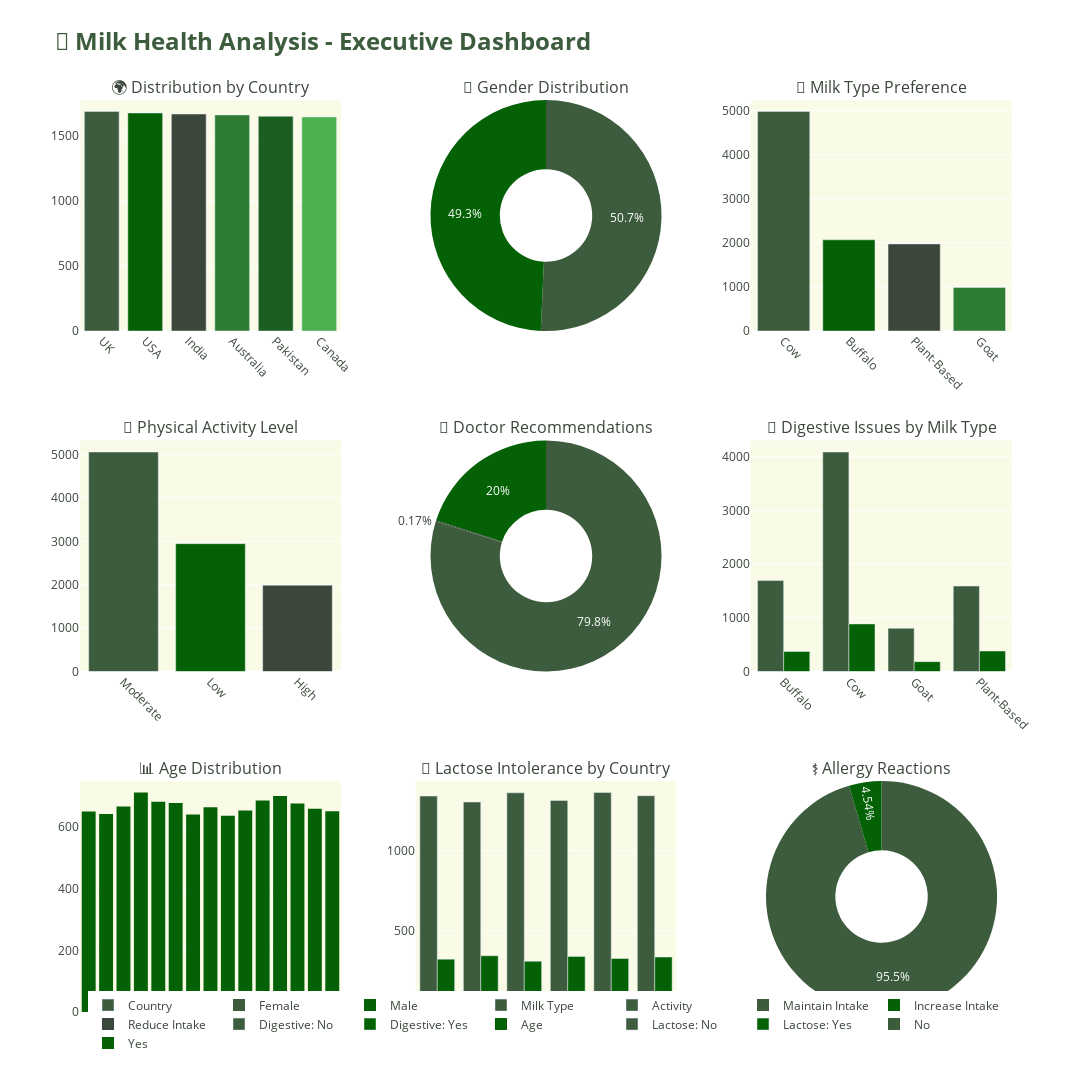

The code cell stored with this chart in its notebook:
### Code cell
# ============================================================================
# 📊 POWER BI STYLE DASHBOARD - INTERACTIVE PLOTLY
# ============================================================================

# Create subplots
fig = make_subplots(
    rows=3, cols=3,
    subplot_titles=(
        '🌍 Distribution by Country',
        '👥 Gender Distribution', 
        '🥛 Milk Type Preference',
        '🏃 Physical Activity Level',
        '💊 Doctor Recommendations',
        '🤢 Digestive Issues by Milk Type',
        '📊 Age Distribution',
        '🔬 Lactose Intolerance by Country',
        '⚕️ Allergy Reactions'
    ),
    specs=[
        [{"type": "bar"}, {"type": "pie"}, {"type": "bar"}],
        [{"type": "bar"}, {"type": "pie"}, {"type": "bar"}],
        [{"type": "histogram"}, {"type": "bar"}, {"type": "pie"}]
    ],
    vertical_spacing=0.12,
    horizontal_spacing=0.08
)

colors_plotly = [PRIMARY, ACCENT, DARK, "#2e7d32", "#1b5e20", "#4caf50"]

# 1. Country Distribution
country_data = df['Country'].value_counts()
fig.add_trace(
    go.Bar(x=country_data.index, y=country_data.values, 
           marker_color=colors_plotly, name='Country'),
    row=1, col=1
)

# 2. Gender Distribution (Pie)
gender_data = df['Gender'].value_counts()
fig.add_trace(
    go.Pie(labels=gender_data.index, values=gender_data.values,
           marker_colors=[PRIMARY, ACCENT], hole=0.4, name='Gender'),
    row=1, col=2
)

# 3. Milk Type
milk_data = df['Milk_Type'].value_counts()
fig.add_trace(
    go.Bar(x=milk_data.index, y=milk_data.values,
           marker_color=colors_plotly[:len(milk_data)], name='Milk Type'),
    row=1, col=3
)

# 4. Physical Activity
activity_data = df['Physical_Activity_Level'].value_counts()
fig.add_trace(
    go.Bar(x=activity_data.index, y=activity_data.values,
           marker_color=[PRIMARY, ACCENT, DARK], name='Activity'),
    row=2, col=1
)

# 5. Doctor Recommendation (Pie)
rec_data = df['Doctor_Recommendation'].value_counts()
fig.add_trace(
    go.Pie(labels=rec_data.index, values=rec_data.values,
           marker_colors=[PRIMARY, ACCENT, DARK], hole=0.4, name='Recommendation'),
    row=2, col=2
)

# 6. Digestive Issues by Milk Type
digestive_cross = pd.crosstab(df['Milk_Type'], df['Digestive_Issues'])
for i, col in enumerate(digestive_cross.columns):
    fig.add_trace(
        go.Bar(x=digestive_cross.index, y=digestive_cross[col],
               name=f'Digestive: {col}', marker_color=colors_plotly[i]),
        row=2, col=3
    )

# 7. Age Distribution
if 'Age' in df.columns:
    fig.add_trace(
        go.Histogram(x=df['Age'], nbinsx=30, marker_color=ACCENT, name='Age'),
        row=3, col=1
    )

# 8. Lactose by Country
lactose_country = pd.crosstab(df['Country'], df['Lactose_Intolerant'])
for i, col in enumerate(lactose_country.columns):
    fig.add_trace(
        go.Bar(x=lactose_country.index, y=lactose_country[col],
               name=f'Lactose: {col}', marker_color=colors_plotly[i]),
        row=3, col=2
    )

# 9. Allergy Reactions (Pie)
allergy_data = df['Allergy_Reaction'].value_counts()
fig.add_trace(
    go.Pie(labels=allergy_data.index, values=allergy_data.values,
           marker_colors=colors_plotly[:len(allergy_data)], hole=0.4, name='Allergy'),
    row=3, col=3
)

# Update layout
fig.update_layout(
    height=1200,
    width=1400,
    title_text="<b>🥛 Milk Health Analysis - Executive Dashboard</b>",
    title_font_size=24,
    title_font_color=PRIMARY,
    showlegend=True,
    legend=dict(orientation="h", yanchor="bottom", y=-0.05, xanchor="center", x=0.5),
    paper_bgcolor='white',
    plot_bgcolor='#f9fbe7',
    font=dict(color=DARK)
)

fig.update_xaxes(tickangle=45)

fig.show()

### Figure 1 — Plotly figure (JSON) as saved in the notebook; plotly's stock layout.template omitted (floating-point values rounded to 4 significant figures; data arrays with more than 128 entries replaced by an {"elided": "..."} marker saying what was removed)
{"data": [{"marker": {"color": ["#3d5c3d", "#046105", "#3b473b", "#2e7d32", "#1b5e20", "#4caf50"]}, "name": "Country", "type": "bar", "x": ["UK", "USA", "India", "Australia", "Pakistan", "Canada"], "xaxis": "x", "y": [1689, 1678, 1670, 1663, 1653, 1647], "yaxis": "y"}, {"domain": {"x": [0.36, 0.64], "y": [0.7467, 1]}, "hole": 0.4, "labels": ["Female", "Male"], "marker": {"colors": ["#3d5c3d", "#046105"]}, "name": "Gender", "type": "pie", "values": [5072, 4928]}, {"marker": {"color": ["#3d5c3d", "#046105", "#3b473b", "#2e7d32"]}, "name": "Milk Type", "type": "bar", "x": ["Cow", "Buffalo", "Plant-Based", "Goat"], "xaxis": "x2", "y": [4972, 2066, 1973, 989], "yaxis": "y2"}, {"marker": {"color": ["#3d5c3d", "#046105", "#3b473b"]}, "name": "Activity", "type": "bar", "x": ["Moderate", "Low", "High"], "xaxis": "x3", "y": [5061, 2948, 1991], "yaxis": "y3"}, {"domain": {"x": [0.36, 0.64], "y": [0.3733, 0.6267]}, "hole": 0.4, "labels": ["Maintain Intake", "Increase Intake", "Reduce Intake"], "marker": {"colors": ["#3d5c3d", "#046105", "#3b473b"]}, "name": "Recommendation", "type": "pie", "values": [7981, 2002, 17]}, {"marker": {"color": "#3d5c3d"}, "name": "Digestive: No", "type": "bar", "x": ["Buffalo", "Cow", "Goat", "Plant-Based"], "xaxis": "x4", "y": [1693, 4086, 805, 1591], "yaxis": "y4"}, {"marker": {"color": "#046105"}, "name": "Digestive: Yes", "type": "bar", "x": ["Buffalo", "Cow", "Goat", "Plant-Based"], "xaxis": "x4", "y": [373, 886, 184, 382], "yaxis": "y4"}, {"marker": {"color": "#046105"}, "name": "Age", "nbinsx": 30, "type": "histogram", "x": {"elided": "10000 int values"}, "xaxis": "x5", "yaxis": "y5"}, {"marker": {"color": "#3d5c3d"}, "name": "Lactose: No", "type": "bar", "x": ["Australia", "Canada", "India", "Pakistan", "UK", "USA"], "xaxis": "x6", "y": [1336, 1299, 1356, 1309, 1358, 1338], "yaxis": "y6"}, {"marker": {"color": "#046105"}, "name": "Lactose: Yes", "type": "bar", "x": ["Australia", "Canada", "India", "Pakistan", "UK", "USA"], "xaxis": "x6", "y": [327, 348, 314, 344, 331, 340], "yaxis": "y6"}, {"domain": {"x": [0.72, 1], "y": [0, 0.2533]}, "hole": 0.4, "labels": ["No", "Yes"], "marker": {"colors": ["#3d5c3d", "#046105"]}, "name": "Allergy", "type": "pie", "values": [9546, 454]}], "layout": {"annotations": [{"font": {"size": 16}, "showarrow": false, "text": "🌍 Distribution by Country", "x": 0.14, "xanchor": "center", "xref": "paper", "y": 1, "yanchor": "bottom", "yref": "paper"}, {"font": {"size": 16}, "showarrow": false, "text": "👥 Gender Distribution", "x": 0.5, "xanchor": "center", "xref": "paper", "y": 1, "yanchor": "bottom", "yref": "paper"}, {"font": {"size": 16}, "showarrow": false, "text": "🥛 Milk Type Preference", "x": 0.86, "xanchor": "center", "xref": "paper", "y": 1, "yanchor": "bottom", "yref": "paper"}, {"font": {"size": 16}, "showarrow": false, "text": "🏃 Physical Activity Level", "x": 0.14, "xanchor": "center", "xref": "paper", "y": 0.6267, "yanchor": "bottom", "yref": "paper"}, {"font": {"size": 16}, "showarrow": false, "text": "💊 Doctor Recommendations", "x": 0.5, "xanchor": "center", "xref": "paper", "y": 0.6267, "yanchor": "bottom", "yref": "paper"}, {"font": {"size": 16}, "showarrow": false, "text": "🤢 Digestive Issues by Milk Type", "x": 0.86, "xanchor": "center", "xref": "paper", "y": 0.6267, "yanchor": "bottom", "yref": "paper"}, {"font": {"size": 16}, "showarrow": false, "text": "📊 Age Distribution", "x": 0.14, "xanchor": "center", "xref": "paper", "y": 0.2533, "yanchor": "bottom", "yref": "paper"}, {"font": {"size": 16}, "showarrow": false, "text": "🔬 Lactose Intolerance by Country", "x": 0.5, "xanchor": "center", "xref": "paper", "y": 0.2533, "yanchor": "bottom", "yref": "paper"}, {"font": {"size": 16}, "showarrow": false, "text": "⚕️ Allergy Reactions", "x": 0.86, "xanchor": "center", "xref": "paper", "y": 0.2533, "yanchor": "bottom", "yref": "paper"}], "font": {"color": "#3b473b"}, "height": 1200, "legend": {"orientation": "h", "x": 0.5, "xanchor": "center", "y": -0.05, "yanchor": "bottom"}, "paper_bgcolor": "white", "plot_bgcolor": "#f9fbe7", "showlegend": true, "title": {"font": {"color": "#3d5c3d", "size": 24}, "text": "<b>🥛 Milk Health Analysis - Executive Dashboard</b>"}, "width": 1400, "xaxis": {"anchor": "y", "domain": [0, 0.28], "tickangle": 45}, "xaxis2": {"anchor": "y2", "domain": [0.72, 1], "tickangle": 45}, "xaxis3": {"anchor": "y3", "domain": [0, 0.28], "tickangle": 45}, "xaxis4": {"anchor": "y4", "domain": [0.72, 1], "tickangle": 45}, "xaxis5": {"anchor": "y5", "domain": [0, 0.28], "tickangle": 45}, "xaxis6": {"anchor": "y6", "domain": [0.36, 0.64], "tickangle": 45}, "yaxis": {"anchor": "x", "domain": [0.7467, 1]}, "yaxis2": {"anchor": "x2", "domain": [0.7467, 1]}, "yaxis3": {"anchor": "x3", "domain": [0.3733, 0.6267]}, "yaxis4": {"anchor": "x4", "domain": [0.3733, 0.6267]}, "yaxis5": {"anchor": "x5", "domain": [0, 0.2533]}, "yaxis6": {"anchor": "x6", "domain": [0, 0.2533]}}}
